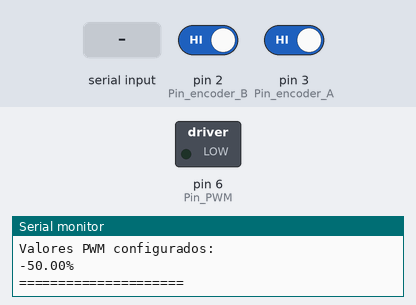
The sketch below on a simulated Arduino Uno, built with avr-gcc and run on an emulated ATmega328P. Parts: switched loads named in the sketch (green lamp = pin HIGH), the last lines printed to the serial monitor. Inputs (shaded band) come from the test bench; at power-on: pin 2 (Pin_encoder_B) HIGH, pin 3 (Pin_encoder_A) HIGH.

Above: at 1.2 s.
1.3 s: "S\n" received over Serial
At 1.9 s:
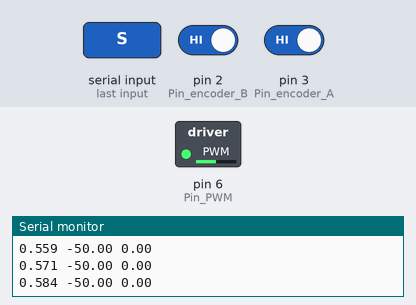
2.8 s: "D\n" received over Serial
At 3.1 s:
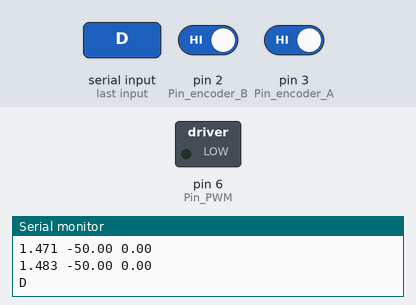
Timing chart, 0 to 5.8 s (numbered marks = the images above; inputs shaded):
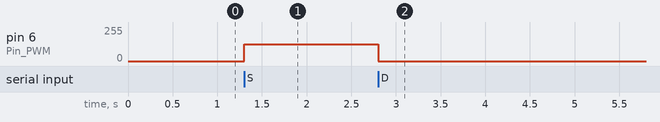

The sketch:

PWM_Velocidad_data.ino
```cpp
#include <TimerOne.h>
#include <MeanFilterLib.h>

// ==================== CONFIGURACIÓN DE PARÁMETROS ====================

// Tiempo que cada valor de PWM se mantiene activo (en segundos)
const float tiempoPorPWM = 12.0;

// Intervalo de impresión por serial (en milisegundos)
const unsigned long PrintTime = 100;

// -------------------- MODO MANUAL --------------------
// Descomentar esta sección para usar valores definidos manualmente
// Comentar la sección de MODO ALEATORIO


#define MODO_MANUAL
#ifdef MODO_MANUAL
  // Define aquí los valores de PWM en porcentaje (-100 a 100)
  // Evitar valores entre -10 y 10
  //float valoresPWM[] = {-30, -40, -50, -60, -70, -80};
  float valoresPWM[] = {-50};
  const int cantidadValores = sizeof(valoresPWM) / sizeof(valoresPWM[0]);
#endif


// -------------------- MODO ALEATORIO --------------------
// Descomentar esta sección para usar valores aleatorios
// Comentar la sección de MODO MANUAL
/*
#define MODO_ALEATORIO
#ifdef MODO_ALEATORIO
  const int PWM_MIN = 15;          // Mínimo porcentaje de PWM (positivo)
  const int PWM_MAX = 50;         // Máximo porcentaje de PWM
  const int cantidadValores = 10;  // Cantidad de valores a generar
  float valoresPWM[cantidadValores];
#endif
*/

// ==================== FIN CONFIGURACIÓN ====================

// Constantes
const uint16_t cuentas_max = 6533;
const float dt = 10;

// Variables lectura encoder
volatile int32_t cuentas = 0;
volatile int8_t last_state = 0, current_state = 0;

// Variables calculo velocidad
MeanFilter<float> meanFilter(10);
float current_position = 0.0, last_position = 0.0;
double velocidad = 0.0;
double velocidadf = 0.0, RPM = 0.0;

// Variables PWM
double PWM = 0.0;
int Abs_PWM = 0;

// Variables Serial
const byte numChars = 32;
char receivedChars[numChars];
boolean newData = false;

// Variables de tiempo
unsigned long currentTime = 0, lastPrintTime = 0;

// Variables para secuencia de PWM
bool secuenciaActiva = false;
int indiceActual = 0;
unsigned long tiempoInicioPWM = 0;
unsigned long duracionPWM_ms;
unsigned long tiempoInicioSecuencia = 0;

// Pines
int Pin_encoder_A = 3, Pin_encoder_B = 2;
int Pin_DIR = 5, Pin_PWM = 6;

void setup()
{
  Serial.begin(115200);

  // Inicializar semilla para números aleatorios
  randomSeed(analogRead(A0));

  // Calcular duración en milisegundos
  const float factorCompensacion = 8.0;
  duracionPWM_ms = (unsigned long)(tiempoPorPWM * 1000.0 * factorCompensacion);

  // Generar valores aleatorios si está en modo aleatorio
  #ifdef MODO_ALEATORIO
    generarValoresAleatorios();
  #endif

  pinMode(Pin_encoder_A, INPUT_PULLUP);
  pinMode(Pin_encoder_B, INPUT_PULLUP);

  TCCR0B = TCCR0B & B11111000 | B00000010;   // Set PWM frequency of 7812.50 Hz for D5 & D6

  cli();
  attachInterrupt(digitalPinToInterrupt(Pin_encoder_A), lectura_encoder, CHANGE);
  attachInterrupt(digitalPinToInterrupt(Pin_encoder_B), lectura_encoder, CHANGE);
  Timer1.initialize(dt*1000); //Pines 9 y 10
  Timer1.attachInterrupt(ISR_Timer);
  sei();

  // Mostrar configuración inicial
  Serial.println("=== Sistema listo ===");
  Serial.print("Valores de PWM a enviar: ");
  Serial.println(cantidadValores);
  Serial.print("Tiempo por cada PWM: ");
  Serial.print(tiempoPorPWM);
  Serial.println(" segundos");
  Serial.println("Enviar 'S' para iniciar, 'D' para detener");
  Serial.println("Valores PWM configurados:");
  for(int i = 0; i < cantidadValores; i++) {
    Serial.print(valoresPWM[i]);
    Serial.print("% ");
  }
  Serial.println();
  Serial.println("=====================");
}

void loop()
{
  LeerSerial();
  ProcesarComando();
  EjecutarSecuencia();

  currentTime = millis();
  if (currentTime - lastPrintTime >= PrintTime) {
    lastPrintTime = currentTime;
    if (secuenciaActiva) {
      EnviarDatos();
    }
  }
}

void ISR_Timer()
{
  current_position = (cuentas * 2 * PI) / cuentas_max;
  velocidad = (current_position - last_position) / (dt / 1000);
  velocidad = meanFilter.AddValue(velocidad);
  velocidadf = abs(velocidad);
  RPM = (velocidad / (2 * PI)) * 60;

  last_position = current_position;
}

void lectura_encoder()
{
  if(digitalRead(Pin_encoder_A) == 1)
    bitSet(current_state, 1);
  else
    bitClear(current_state, 1);

  if(digitalRead(Pin_encoder_B) == 1)
    bitSet(current_state, 0);
  else
    bitClear(current_state, 0);

  if(last_state == 3 && current_state == 1)
    cuentas++;
  if(last_state == 1 && current_state == 0)
    cuentas++;
  if(last_state == 0 && current_state == 2)
    cuentas++;
  if(last_state == 2 && current_state == 3)
    cuentas++;

  if(last_state == 3 && current_state == 2)
    cuentas--;
  if(last_state == 2 && current_state == 0)
    cuentas--;
  if(last_state == 0 && current_state == 1)
    cuentas--;
  if(last_state == 1 && current_state == 3)
    cuentas--;

  last_state = current_state;
}

void LeerSerial() {
  static byte ndx = 0;
  char endMarker = '\n';
  char rc;

  if (Serial.available() > 0) {
    rc = Serial.read();

    if (rc != endMarker) {
      receivedChars[ndx] = rc;
      ndx++;
      if (ndx >= numChars) {
        ndx = numChars - 1;
      }
    }
    else {
      receivedChars[ndx] = '\0';
      ndx = 0;
      newData = true;
    }
  }
}

void ProcesarComando() {
  if (newData == true) {
    // Comando 'S' o 's' para iniciar secuencia
    if (receivedChars[0] == 'S' || receivedChars[0] == 's') {
      iniciarSecuencia();
    }
    // Comando 'D' o 'd' para detener
    else if (receivedChars[0] == 'D' || receivedChars[0] == 'd') {
      detenerSecuencia();
    }
    newData = false;
  }
}

void iniciarSecuencia() {
  if (!secuenciaActiva) {
    secuenciaActiva = true;
    indiceActual = 0;
    tiempoInicioPWM = millis();
    tiempoInicioSecuencia = millis();

    // Aplicar primer valor de PWM
    aplicarPWM(valoresPWM[indiceActual]);

    Serial.println("I"); // Indica inicio de secuencia
  }
}

void detenerSecuencia() {
  secuenciaActiva = false;
  indiceActual = 0;

  // Detener motor
  PWM = 0;
  Abs_PWM = 0;
  digitalWrite(Pin_DIR, LOW);
  analogWrite(Pin_PWM, 0);

  Serial.println("D"); // Confirma detención
}

void EjecutarSecuencia() {
  if (!secuenciaActiva) return;

  unsigned long tiempoActual = millis();

  // Verificar si es tiempo de cambiar al siguiente valor de PWM
  if (tiempoActual - tiempoInicioPWM >= duracionPWM_ms) {
    indiceActual++;

    // Verificar si terminó la secuencia
    if (indiceActual >= cantidadValores) {
      finalizarSecuencia();
      return;
    }

    // Aplicar siguiente valor de PWM
    tiempoInicioPWM = tiempoActual;
    aplicarPWM(valoresPWM[indiceActual]);
  }
}

void aplicarPWM(float porcentaje) {
  PWM = porcentaje / 100.0 * 255.0;
  Abs_PWM = abs((int)PWM);

  // Aplicar PWM al motor
  if (PWM > 0) {
    digitalWrite(Pin_DIR, LOW);
    analogWrite(Pin_PWM, Abs_PWM);
  }
  else if (PWM < 0) {
    digitalWrite(Pin_DIR, HIGH);
    analogWrite(Pin_PWM, Abs_PWM);
  }
  else {
    digitalWrite(Pin_DIR, LOW);
    analogWrite(Pin_PWM, 0);
  }
}

void finalizarSecuencia() {
  secuenciaActiva = false;
  indiceActual = 0;

  // Detener motor
  PWM = 0;
  Abs_PWM = 0;
  digitalWrite(Pin_DIR, LOW);
  analogWrite(Pin_PWM, 0);

  Serial.println("F"); // Indica fin de secuencia
}

void EnviarDatos() {
  // Calcular tiempo transcurrido (compensado por factor Timer0)
  unsigned long tiempoTranscurrido = millis() - tiempoInicioSecuencia;
  float tiempoSegundos = (tiempoTranscurrido / 8.0) / 1000.0;

  float porcentajePWM = (PWM / 255.0) * 100.0;

  Serial.print(tiempoSegundos, 3);
  Serial.print(" ");
  Serial.print(porcentajePWM);
  Serial.print(" ");
  Serial.println(RPM);
}

#ifdef MODO_ALEATORIO
void generarValoresAleatorios() {
  for (int i = 0; i < cantidadValores; i++) {
    int valor = 0;

    // Generar valor aleatorio entre PWM_MIN y PWM_MAX
    // Excluyendo el rango -10 a 10 solo si el rango lo cruza
    do {
      valor = random(PWM_MIN, PWM_MAX + 1);
    } while (valor > -10 && valor < 10);

    valoresPWM[i] = (float)valor;
  }
}
#endif
```

Measured:
- after the input at 1.3 s, pin 6 (Pin_PWM): 0/255 → 127/255 at once
- after the input at 2.8 s, pin 6 (Pin_PWM): 127/255 → 0/255 at once
